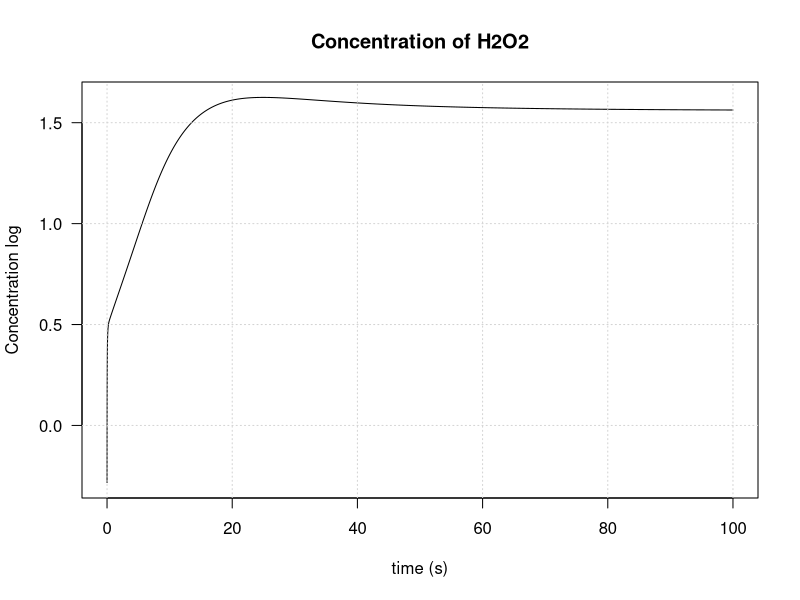
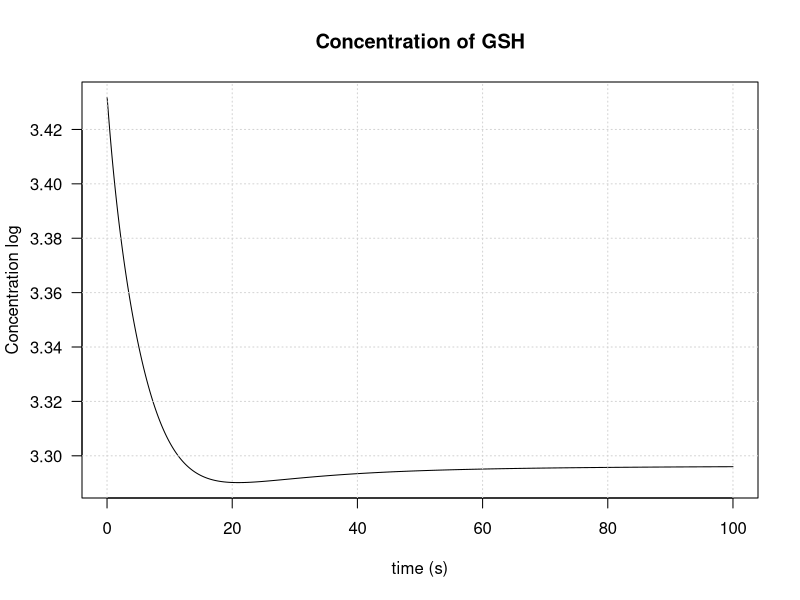
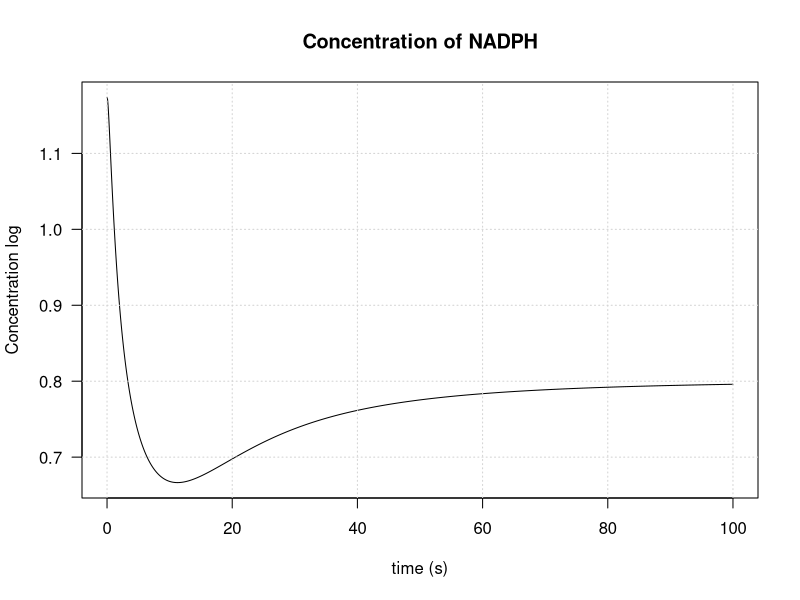
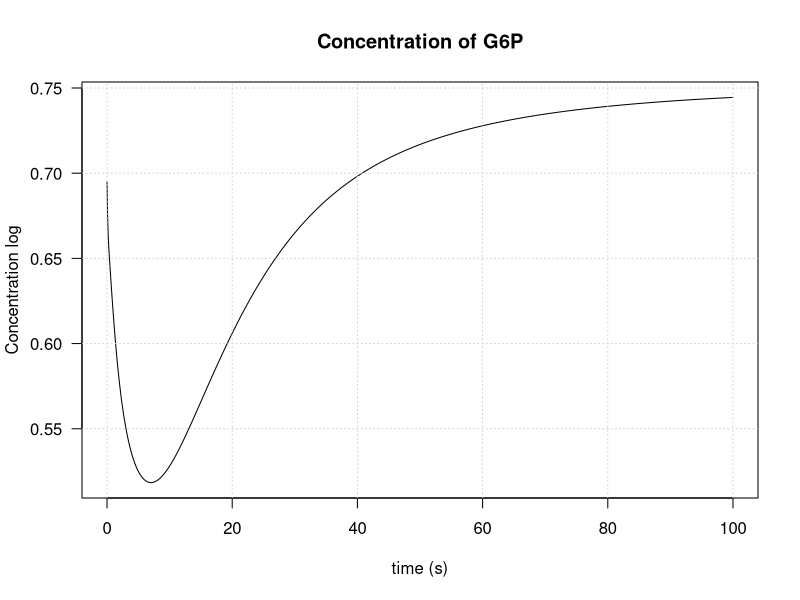
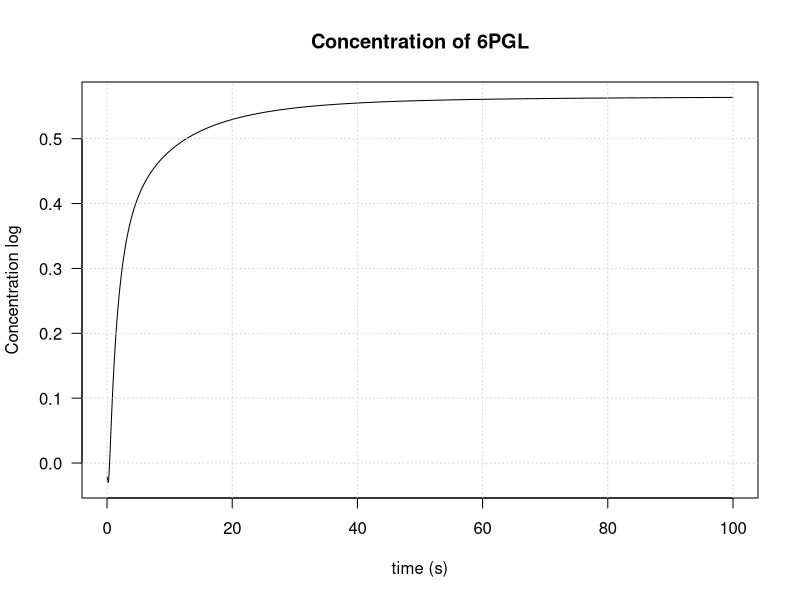
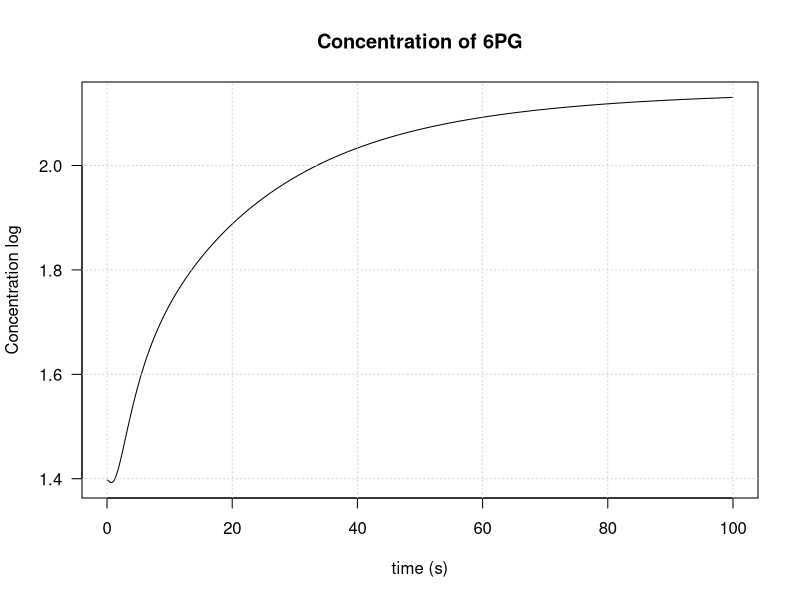
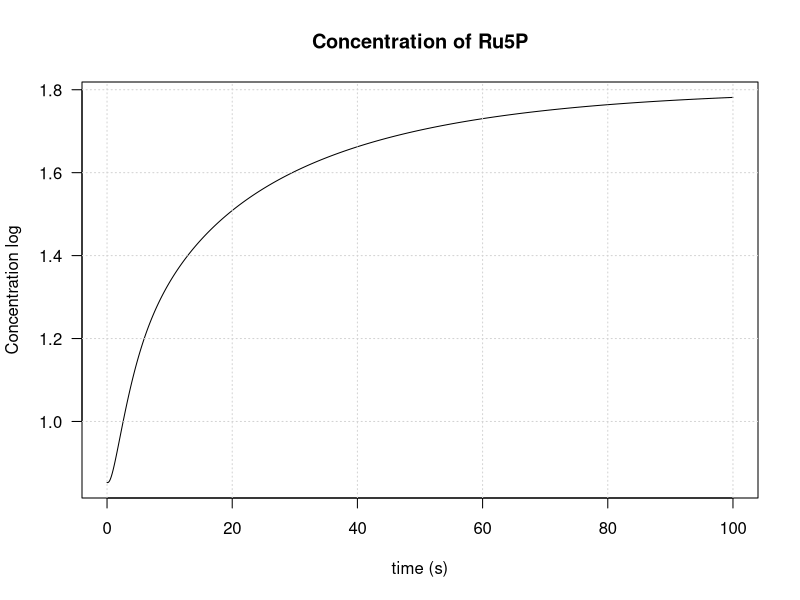
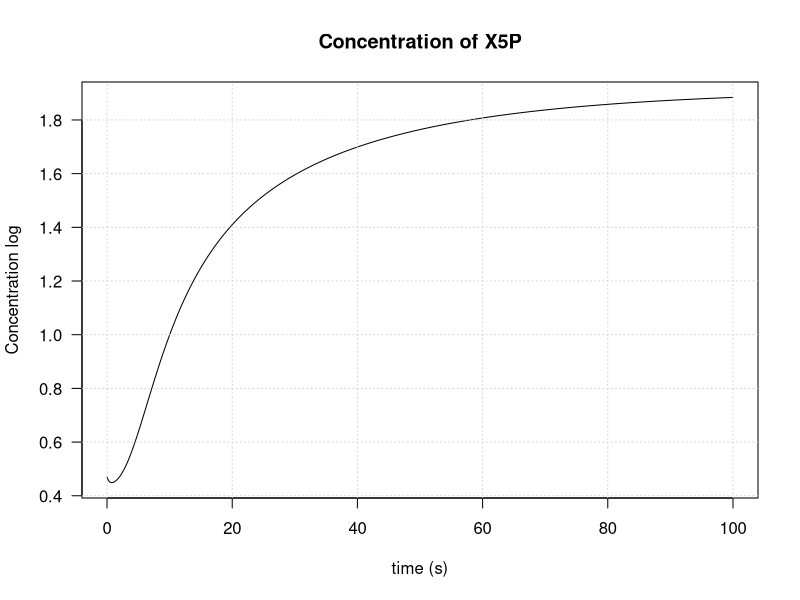

Generate these figures, in order, with R:
## ---- chunk 1
knitr::opts_chunk$set(echo = TRUE)
## ---- chunk 2
# Clear
rm(list = ls())

# Library
library(tidyverse)
library(deSolve)
library(readxl)
library(ggplot2)
library(dplyr)
## ---- chunk 3
                ## GENERAL FONCTION ##
# DIFFUSION LAW
# Function Diffusion to the compartment 1 to compartment 2
DIFF <- function(C1, C2, k, kdiff){
  # C1: matrix(time)
  # C2: matrix(time)
  # k: constant max
  # kdiff: constant diffusion
  phi <- k + kdiff * (C1-C2)
  return (phi)
}

# MASS ACTION LAW
# Function MA(m,n) (equation 5) Mass Action
MA <- function(sub, k, produit, inhib, Keq, Ki){
  # time: vector of time points
  # sub : matrix of substrat concentration (time)
  # produit : vector of n products concentration
  # inhib: vector of inhibitor
  # k: constant max
  # Km: vector of MM constants 
  # Keq: equilibrium constant
  # Ki: Inhibitor constant
  phi <- k * (prod(sub) - (prod(produit) / Keq)) / ( 1 + inhib/Ki )
  return(phi)
}
# /!\ value put by default for P, I, Keq, Ki, in case of the equation is not reversible and has no inhibitors

# MICHAELIS MENTEN LAW
MM <- function(sub, k, Km, produit, Keq, inhib, Ki){
  # time: vector of time points
  # sub : matrix of substrat concentration (time)
  # produit : vector of n products concentration
  # inhib: vector of inhibitor
  # k: constant max
  # Km: vector of MM constants
  # Keq: equilibrium constant
  # Ki: Inhibitor constant
  phi <- k * (prod(sub) - prod(produit)/Keq) / (1 + (prod(sub)+prod(produit))/Km + sum(inhib)/Ki)
  return(phi)
}
                ## PARTICULAR FONCTION ##
## GPx / GR

# MICHAELIS MENTEN LAW
MM_GPx_GR <- function(sub, k, Km, Un){
  # time: vector of time points
  # sub : matrix of substrat concentration (time)
  # k: constant max
  # Km: vector of MM constants
  # Un: if Un == 0 : GPx AND if Un == 1 : GR
  phi <- k/ (Un + sum(Km/sub)) # need to have the S in the same order than Km
  return(phi)
}

# MICHAELIS MENTEN LAW
MM_6PGD <- function(sub, k, Km, produit, inhib, Ki){
  # time: vector of time points
  # sub : matrix of substrat concentration (time)
  # produit : vector of n products concentration
  # inhib: vector of inhibitor
  # k: constant max
  # Km: vector of MM constants
  # Keq: equilibrium constant
  # Ki: Inhibitor constant
  phi <- k * (prod(sub))  / (1 + (sub[1])/Km + sum(inhib)/Ki)
  return(phi)
}

MA_GAPD <- function(sub, k, produit, inhib, Ki){
  # time: vector of time points
  # sub : matrix of substrat concentration (time)
  # produit : vector of n products concentration
  # inhib: vector of inhibitor
  # k: constant max
  # Km: vector of MM constants 
  # Keq: equilibrium constant
  # Ki: Inhibitor constant
  phi <- k * prod(sub) / ( 1 + inhib[1]/(Ki * (inhib[2]/ (inhib[2]+ 2*inhib[3]))))
  return(phi)
}

## Constant (need ?)
CONST <- function(k){
  return(k)
}
## ---- chunk 4
# Matrix vector
sys_sto_ode <- c(c(1,-1,-1,0,0,0,0,0,0,0,0,0,0,0,0,0,0,0,0,0,0,0,0), c(0,0,-2,2,0,0,0,0,0,0,0,0,0,0,0,0,0,0,0,0,0,0,0), c(0,0,0,-1,1,-1,1,0,1,0,0,0,0,0,0,0,0,0,0,0,0,0,0),c(0,0,0,0,0,0,-1,0,0,0,0,0,0,0,0,1,-1,0,0,0,0,0,0),c(0,0,0,0,0,0,1,-1,0,0,0,0,0,0,0,0,0,0,0,0,0,0,0),c(0,0,0,0,0,0,0,1,-1,0,0,0,0,0,0,0,0,0,0,0,0,0,0), c(0,0,0,0,0,0,0,0,1,-1,-1,0,0,0,0,0,0,0,0,0,0,0,0), c(0,0,0,0,0,0,0,0,0,0,1,0,-1,0,-1,0,0,0,0,0,0,0,0), c(0,0,0,0,0,0,0,0,0,1,0,-1,-1,0,0,0,0,0,0,0,0,0,0), c(0,0,0,0,0,0,0,0,0,0,0,0,1,-1,0,0,0,0,0,0,0,0,0), c(0,0,0,0,0,0,0,0,0,0,0,0,0,1,-1,0,0,0,0,0,0,0,0), c(0,0,0,0,0,0,0,0,0,0,0,0,0,0,0,-1,0,0,0,0,0,1,0),c(0,0,0,0,0,0,0,0,0,0,0,0,0,0,1,0,1,-1,0,0,0,0,1),c(0,0,0,0,0,0,0,0,0,0,0,0,0,0,0,0,0,1,-1,0,0,0,0),c(0,0,0,0,0,0,0,0,0,0,0,0,0,0,0,0,0,0,1,-1,0,0,0),c(0,0,0,0,0,0,0,0,0,0,0,0,1,0,1,0,0,0,1,1,-1,0,-1),c(0,0,1,-1,0,0,0,0,0,0,0,0,0,0,0,0,0,0,0,0,0,0,0),c(0,0,0,1,-1,1,-1,0,-1,0,0,0,0,0,0,0,0,0,0,0,0,0,0))

# Name
name_equa_diff <- c("H2O2","GSH","NADPH","G6P","6PGL","6PG","Ru5P","X5P","R5P","S7P","E4P","GLC","F6P","FBP","DHAP","GAP","GSSG","NADPp")
name_phi       <- c("phi_OX","phi_CAT","phi_GPx","phi_GR","phi_NNH","phi_NHN","phi_G6PD","phi_6PGL","phi_6PGD","phi_RPI","phi_RPE","phi_PRPP","phi_TKT1","phi_TLD","phi_TKT2","phi_HK","phi_PGI","phi_PFK","phi_ALD","phi_TPI","phi_GAPD","phi_GLU","phi_TAL")


# Matrix Formation
mat_stochio <- matrix(sys_sto_ode, nrow=23)

# Add names
colnames(mat_stochio) <- name_equa_diff
rownames(mat_stochio) <- name_phi

# Transpose
mat_stochio_equadiff <- t(mat_stochio)

head(mat_stochio_equadiff)
## ---- chunk 5
parameters_table <- read_excel("parameters.xlsx")
parameters<-as.numeric(as.vector(t(parameters_table[,4]))) # selection of the interest column
length(parameters)
## ---- chunk 6
init_table <- read_excel("init.xlsx")
init<-as.numeric(as.vector(t(init_table[,2]))) # selection of the interest raw
length(init)
## ---- chunk 7
syst <- function(t, y, parameters, msys){
  
  # PHI
  Phi <- matrix(c(
    DIFF(parameters[3], y[1], parameters[1], parameters[2]),
    MA(sub=y[1], k=parameters[4], produit=0, inhib=0, Keq=1, Ki=1),
    MM_GPx_GR(sub=c(y[1],y[2]), k=parameters[5], Km=c(parameters[6],parameters[7]), Un=0),
    MM_GPx_GR(sub=c(y[17],y[3]), k=parameters[8], Km=c(parameters[9],parameters[10]), Un=1),
    MA(sub=y[18], k=parameters[11], produit=0, inhib=0, Keq=1, Ki=1),
    MA(sub=y[18], k=parameters[12], produit=0, inhib=y[1], Keq=1, Ki=parameters[13]),
    MA(sub=c(y[4],y[18]), k=parameters[14], produit=0, inhib=y[3], Keq=1, Ki=parameters[15]),
    MA(sub=y[5], k=parameters[16], produit=0, inhib=0, Keq=1, Ki=1), 
    MM_6PGD(sub=c(y[6],y[18]), k=parameters[17], Km=parameters[18], inhib=y[3], Ki=parameters[19]),
    MA(sub=y[7], k=parameters[20], produit=y[9], inhib=0, Keq=parameters[21], Ki=1), 
    MA(sub=y[7], k=parameters[22], produit=y[8], inhib=0, Keq=parameters[23], Ki=1),
    MM(sub=c(y[9]), k=parameters[24], Km=parameters[25], produit=0, Keq=1, inhib=0, Ki=1),
    MM(sub=c(y[9],y[8]), k=parameters[26], Km=parameters[27], produit=c(y[16],y[10]), Keq=parameters[28], inhib=0, Ki=1),
    MM(sub=c(y[16],y[10]), k=parameters[29], Km=parameters[30], produit=c(y[13],y[11]), Keq=parameters[31], inhib=0, Ki=1),
    MM(sub=c(y[11],y[8]), k=parameters[32], Km=parameters[33], produit=c(y[13],y[16]), Keq=parameters[34], inhib=0, Ki=1),
    MA(sub=y[12], k=parameters[35], produit=0, inhib=y[16], Keq=1, Ki=parameters[36]),
    MA(sub=y[4], k=parameters[37], produit=y[13], inhib=y[6], Keq=parameters[38], Ki=parameters[39]),
    MA(sub=y[13], k=parameters[40], produit=0, inhib=0, Keq=1, Ki=1) - MA(sub=y[14], k=parameters[41], produit=0, inhib=0, Keq=1, Ki=1),
    MA(sub=y[14], k=parameters[42], produit=c(y[15],y[16]), inhib=0, Keq=parameters[43], Ki=1),
    MA(sub=y[15], k=parameters[44], produit=y[16], inhib=0, Keq=parameters[45], Ki=1),
    MA_GAPD(sub=y[16], k=parameters[46], produit=0, inhib=c(y[1],y[2],y[17]), Ki=parameters[47]),
    parameters[49],
    MM(sub=c(y[10],y[16]), k=parameters[50], Km=parameters[52], produit=c(y[13],y[16]), Keq=parameters[51], inhib=0, Ki=1)
  ))
  dy <- msys %*% Phi
  
  
  return(list(as.vector(dy)))
}
## ---- chunk 8
time <- seq(0, 100, by=0.002)
## ---- chunk 9
solution <- lsoda(y = init, times = time, func = syst, parms = parameters, msys= mat_stochio_equadiff)
## ---- chunk 10
for (i in seq(2,length(name_equa_diff)+1)){
  plot(x=solution[,1], y=log10(solution[,i]), type = "l", main = paste("Concentration of", name_equa_diff[i-1]), xlab = "time (s)", ylab = "Concentration log",las=1)
  grid()
  }
## ---- chunk 11
recupm <- read_excel("try_model_pentose_pathway_article/model_article.xlsx")

## ---- chunk 12
mmodel <- as.data.frame(mutate_all(recupm, function(x) as.numeric(as.character(x)))) # transform table into numeric values
## ---- chunk 13
for (i in seq(2,length(name_equa_diff)+1)){
  #plot(x=solution[,1], y=log10(solution[,i]), type = "l", main = paste("Concentration of", name_equa_diff[i-1]), xlab = "time (s)", ylab = "Concentration log",las=1, ylim= c(min(log10(solution[,i]),log10(mmodel[,i])), max(log10(solution[,i]),log10(mmodel[,i]))))
  plot(x=solution[,1], y=log10(solution[,i]), type = "l", main = paste("Concentration of", name_equa_diff[i-1]), xlab = "time (s)", ylab = "Concentration log",las=1,ylim = c(-1,4))
  lines(x=mmodel[,1], y=log10(mmodel[,i]),col ="red")
  grid()
  }
## ---- chunk 14
solutionODElsoda <- ode(y = init,method = "lsoda", times = time, func = syst, parms = parameters, msys= mat_stochio_equadiff)
solutionODEeuler <- ode(y = init,method = "euler", times = time, func = syst, parms = parameters, msys= mat_stochio_equadiff)
solutionODErk4 <- ode(y = init,method = "rk4", times = time, func = syst, parms = parameters, msys= mat_stochio_equadiff)
## ---- chunk 15
for (i in seq(2,length(name_equa_diff)+1)){
  plot(x=solutionODElsoda[,1], y=log10(solutionODElsoda[,i]), type = "l", main = paste("Concentration of", name_equa_diff[i-1]), xlab = "time (s)", ylab = "Concentration log",las=1)
  lines(x=solutionODEeuler[,1], y=log10(solutionODEeuler[,i]),col ="red")
  lines(x=solutionODErk4[,1], y=log10(solutionODErk4[,i]),col ="red")
  grid()
  }
